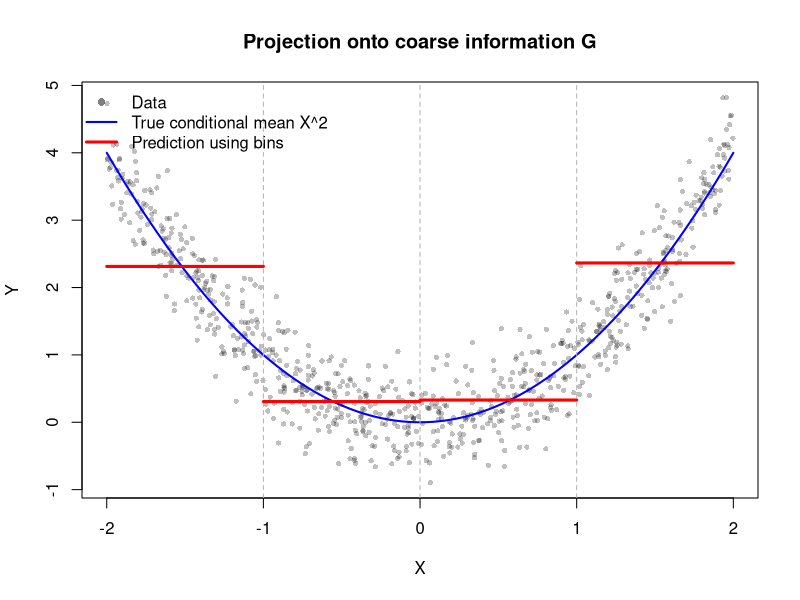
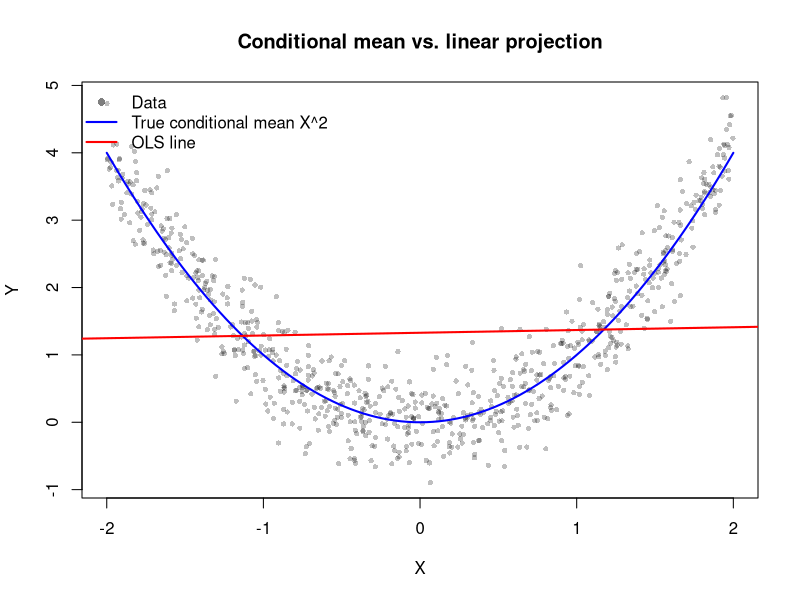

R code for these plots, in order:
## ---- chunk 1
set.seed(123)

n <- 800
x <- runif(n, min = -2, max = 2)
eps <- rnorm(n, mean = 0, sd = 0.4)
y <- x^2 + eps

breaks <- c(-2, -1, 0, 1, 2)
bin <- cut(x, breaks = breaks, include.lowest = TRUE)

bin_mean <- tapply(y, bin, mean)
y_hat_G <- bin_mean[bin]

plot(x, y,
     pch = 16, cex = 0.7, col = rgb(0, 0, 0, 0.25),
     xlab = "X", ylab = "Y",
     main = "Projection onto coarse information G")
curve(x^2, from = -2, to = 2, add = TRUE, lwd = 2, col = "blue")
abline(v = c(-1, 0, 1), lty = 2, col = "gray70")
for (j in 1:(length(breaks) - 1)) {
  segments(breaks[j], bin_mean[j], breaks[j + 1], bin_mean[j],
           col = "red", lwd = 3)
}
legend("topleft",
       legend = c("Data", "True conditional mean X^2", "Prediction using bins"),
       col = c(rgb(0, 0, 0, 0.5), "blue", "red"),
       pch = c(16, NA, NA), lty = c(NA, 1, 1), lwd = c(NA, 2, 3),
       bty = "n")
## ---- chunk 2
mse_global <- mean((y - mean(y))^2)
mse_G <- mean((y - y_hat_G)^2)
mse_true <- mean((y - x^2)^2)

round(c(
  "Global mean only" = mse_global,
  "Coarse information G" = mse_G,
  "True conditional mean E[Y|X]" = mse_true
), 4)

round(tapply(y - y_hat_G, bin, mean), 10)
## ---- chunk 3
fit_lin <- lm(y ~ x)

plot(x, y,
     pch = 16, cex = 0.7, col = rgb(0, 0, 0, 0.25),
     xlab = "X", ylab = "Y",
     main = "Conditional mean vs. linear projection")
curve(x^2, from = -2, to = 2, add = TRUE, lwd = 2, col = "blue")
abline(fit_lin, col = "red", lwd = 2)
legend("topleft",
       legend = c("Data", "True conditional mean X^2", "OLS line"),
       col = c(rgb(0, 0, 0, 0.5), "blue", "red"),
       pch = c(16, NA, NA), lty = c(NA, 1, 1), lwd = c(NA, 2, 2),
       bty = "n")

coef(fit_lin)
round(c(
  "Mean residual" = mean(resid(fit_lin)),
  "Mean X times residual" = mean(x * resid(fit_lin))
), 10)
